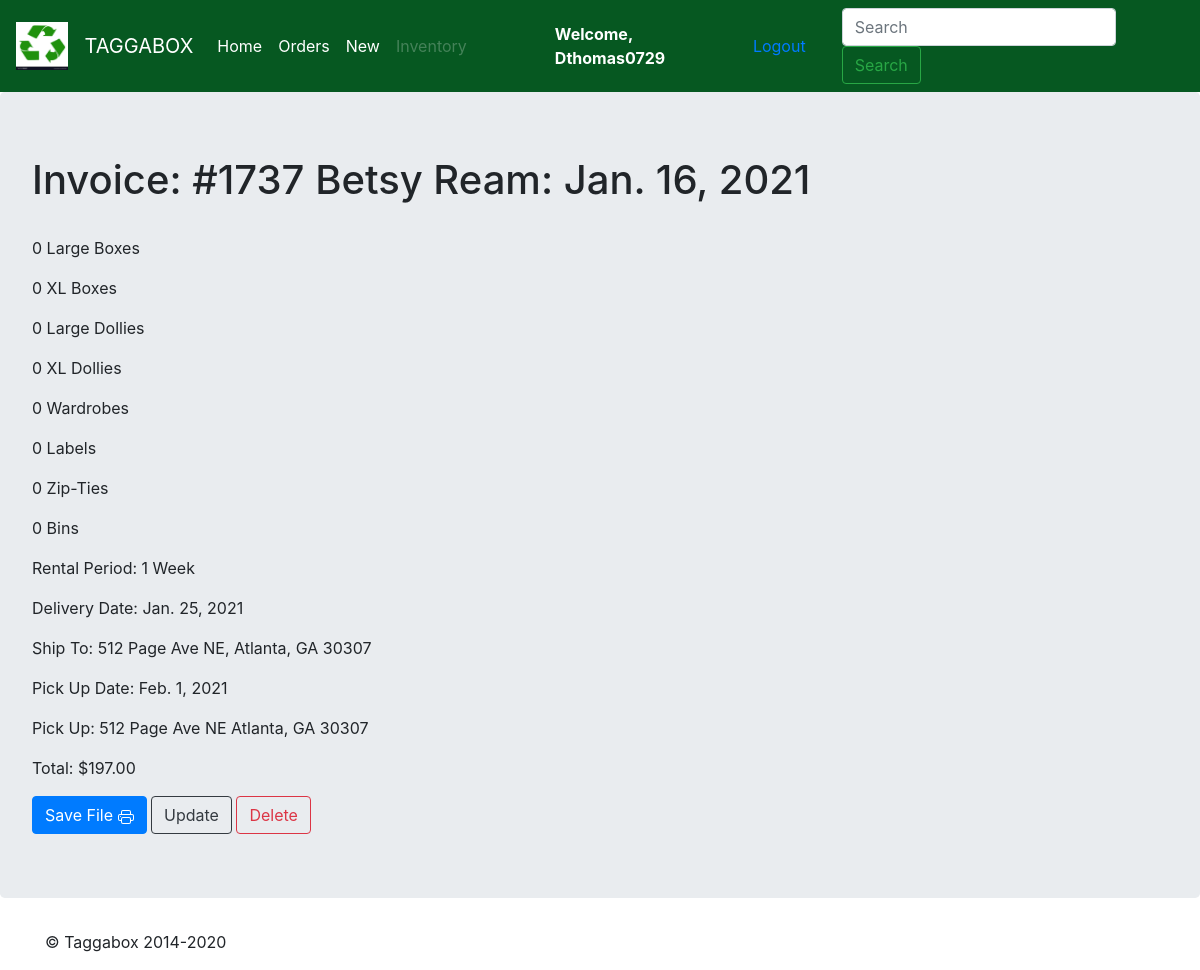
Page /1737/ (signed in) on the committed database.
### file_manager/models.py (models this page shows, shortened)
class RentalOrder(models.Model):
    invoice = models.CharField(max_length=6)
    date = models.DateField('date')
    customer = models.ForeignKey(Customer, on_delete=models.CASCADE)
    lg_boxes = models.IntegerField(default=0)
    xl_boxes = models.IntegerField(default=0)
    lg_dollies = models.IntegerField(default=0)
    xl_dollies = models.IntegerField(default=0)
    wardrobes = models.IntegerField(default=0)
    labels = models.IntegerField(default=0)
    zip_ties = models.IntegerField(default=0)
    bins = models.IntegerField(default=0)
    rental_period = models.CharField(max_length=100)
    delivery_date = models.DateField('delivery date')
    delivery_street = models.CharField(max_length=100)
    delivery_apt_suite_other = models.CharField(max_length=100)
    delivery_city = models.CharField(max_length=100)
    delivery_state = models.CharField(max_length=100)
    delivery_zip_code = models.CharField(max_length=15)
    pickup_date = models.DateField('pickup date')
    total_price = models.FloatField(default=0)
    pickup_address = models.CharField(max_length=100)

class Customer(models.Model):
    first = models.CharField(max_length=100)
    last = models.CharField(max_length=100)
    phone = models.CharField(max_length=100)
    email = models.CharField(max_length=100)
    street = models.CharField(max_length=100)
    apt_suite_other = models.CharField(max_length=100)
    city = models.CharField(max_length=100)
    state = models.CharField(max_length=100)
    zip_code = models.CharField(max_length=15)
    def __str__(self):
        return f'{self.first} {self.last}'

### file_manager/views.py (the view)
# urls.py: path('<int:invoice>/', views.order_details, name='file_manager-order_details'),
@login_required(login_url='/login')
def order_details(request, invoice):
    details = get_object_or_404(RentalOrder, invoice=invoice)
    context = {
        'details': details,
    }
    return render(request, 'file_manager/order_details.html', context)

### file_manager/templates/file_manager/order_details.html (shortened to what this page needs)
{% extends "file_manager/base.html" %}
{% block content %}
<div class="jumbotron">
  <div>
      <h1 >Invoice: #{{ details.invoice }} {{ details.customer }}: {{ details.date }}</h1>
  </div>
  <br>
      <p>{{ details.lg_boxes }} Large Boxes</p>
      <p>{{ details.xl_boxes }} XL Boxes</p>
      <p>{{ details.lg_dollies }} Large Dollies</p>
      <p>{{ details.xl_dollies }} XL Dollies</p>
      <p>{{ details.wardrobes }} Wardrobes</p>
      <p>{{ details.labels }} Labels</p>
      <p>{{ details.zip_ties }} Zip-Ties</p>
      <p>{{ details.bins }} Bins</p>
      <p>Rental Period: {{ details.rental_period }}</p>
      <p>Delivery Date: {{ details.delivery_date }}</p>
      <p>Ship To: {{ details.delivery_street }}, {{details.delivery_apt_suite_other }}
      {{ details.delivery_city }}, {{ details.delivery_state }} {{ details.delivery_zip_code }}</p>
      <p>Pick Up Date: {{ details.pickup_date }}</p>
      <p>Pick Up: {{ details.pickup_address }}</p>
      <p>Total: ${{ details.total_price }}0</p>
      <a href="/export/{{ details.invoice }}"  class="btn btn-primary">Save File </a>
      <a href="/update_order/{{ details.id }}" class="btn btn-outline-dark">Update</a>
      <a href="/delete_order/{{ details.id }}" class="btn btn-outline-danger">Delete</a>
    </div>
{% endblock content %}

### file_manager/templates/file_manager/base.html (shortened to what this page needs)
<!doctype html>
<html lang="en">
  <head>
    {% load static %}
    <link rel="stylesheet" href="{% static 'file_manager/css/bootstrap.min.css' %}" type="text/css"/>
  </head>
  <body>
    <nav class="navbar navbar-expand-md navbar-dark" style="background-color: #065821">
  <img src="{% static 'file_manager/img/logo.png' %}" style="width: 54px; height: 58.25px" class="navbar-brand" href="/">
  <a class="navbar-brand" href="/">TAGGABOX</a>
  <div id="navbarSupportedContent" class="navbar-collapse collapse">
    <ul class="navbar-nav mr-auto">
      <li class="nav-item active">
        <a class="nav-link" href='/'>Home <span class="sr-only">(current)</span></a>
      </li>
      <li class="nav-item active">
        <a class="nav-link" href="/orders">Orders</a>
      </li>
      <li class="nav-item active">
        <a class="nav-link" href="/new_customer">New</a>
      </li>
     <li class="nav-item">
        <a class="nav-link disabled" href="#">Inventory</a>
      </li>
    </ul>
      <span class="nav-item active" style="margin-left: 80px;color: white;font-weight: bold;">Welcome, {{ request.user }}</span>
      <span style="margin-right: 20px"><a class="nav-link" href="/logout">Logout</a> </span>
    <form class="form-inline my-2 my-lg-0" action="/new_search/" method="post">
      <input class="form-control mr-sm-2" type="text" name="search" placeholder="Search" aria-label="Search">
      <button class="btn btn-outline-success my-2 my-sm-0" type="submit">Search</button>
    </form>
  </div>
</nav>
    <main role="main">
{% block content %}
    {% endblock %}
</main>
<footer class="container">
  <p>&copy; Taggabox 2014-2020</p>
</footer>
  </body>
</html>

### rows in the picture
RentalOrder: invoice "1737", customer "Betsy Ream", date "Jan. 16, 2021", lg_boxes "0", xl_boxes "0", lg_dollies "0", xl_dollies "0", wardrobes "0", labels "0", zip_ties "0", bins "0", rental_period "1 Week", delivery_date "Jan. 25, 2021", delivery_street "512 Page Ave NE", delivery_city "Atlanta", delivery_state "GA", delivery_zip_code "30307", pickup_date "Feb. 1, 2021", pickup_address "512 Page Ave NE Atlanta, GA 30307", total_price "197.0"

### other values in the picture
{{ request.user }} "Dthomas0729"
